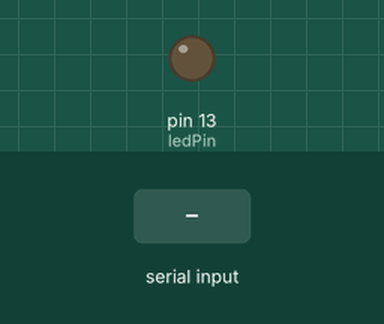
A sketch run on a simulated Arduino Uno, built with avr-gcc and run on an emulated ATmega328P. Shown: output pins drawn as LEDs (lit = HIGH). Dashed ring = blinking. Inputs (shaded band) come from the test bench. What the sketch prints to the serial monitor is not drawn.

Above: at 2.2 s.
2.3 s: "R" received over Serial
At 2.51 s:
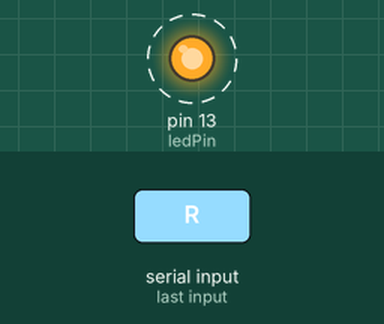
5.3 s: "H" received over Serial
At 5.7 s:
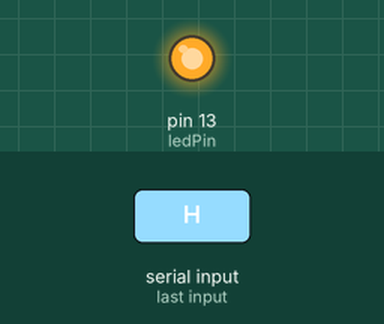
6.8 s: "L" received over Serial
At 7.9 s:
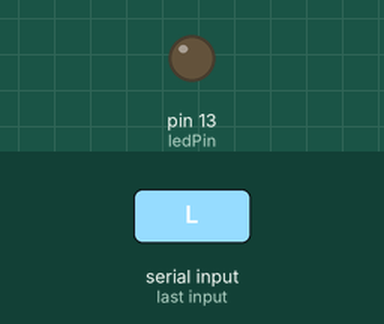
Timing chart, 0 to 9.8 s (numbered marks = the images above; inputs shaded):
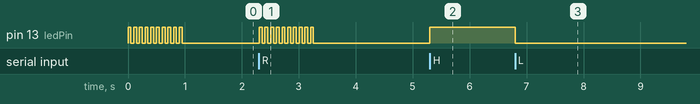

Measured:
- after the input at 2.3 s, pin 13 (ledPin): alternates HIGH for 0.05 s and LOW for 0.05 s, 20 changes in all, then stays LOW, starting at once
- after the input at 5.3 s, pin 13 (ledPin): LOW → HIGH at once
- after the input at 6.8 s, pin 13 (ledPin): HIGH → LOW at once

The sketch:

SerialEvent.ino
```cpp
const int ledPin = 13;
int incomingByte;
void (*resetFunc)(void) = 0;
bool ledPinOn = LOW;

void setup()
{
  Serial.begin(9600);
  pinMode(ledPin, OUTPUT);

  // Clearly indicate that the device has been reset,
  // as resetFunc() doesn't trigger the usual indication
  for (size_t i = 0; i < 10; i++)
  {
    digitalWrite(ledPin, HIGH);
    delay(50);
    digitalWrite(ledPin, LOW);
    delay(50);
  }
}

void loop()
{
  if (Serial.available() > 0)
  {
    incomingByte = Serial.read();

    switch (incomingByte)
    {
    case 'H':
      ledPinOn = HIGH;
      break;
    case 'L':
      ledPinOn = LOW;
      break;
    case 'R':
      resetFunc();
      break;
    }
  }
  digitalWrite(ledPin, ledPinOn);
  if (ledPinOn) {
    Serial.println("H");
  } else {
    Serial.println("L");
  }
  if (0<millis()%1000 <5) {
    Serial.println(String(millis()/1000));
  }

}
```
